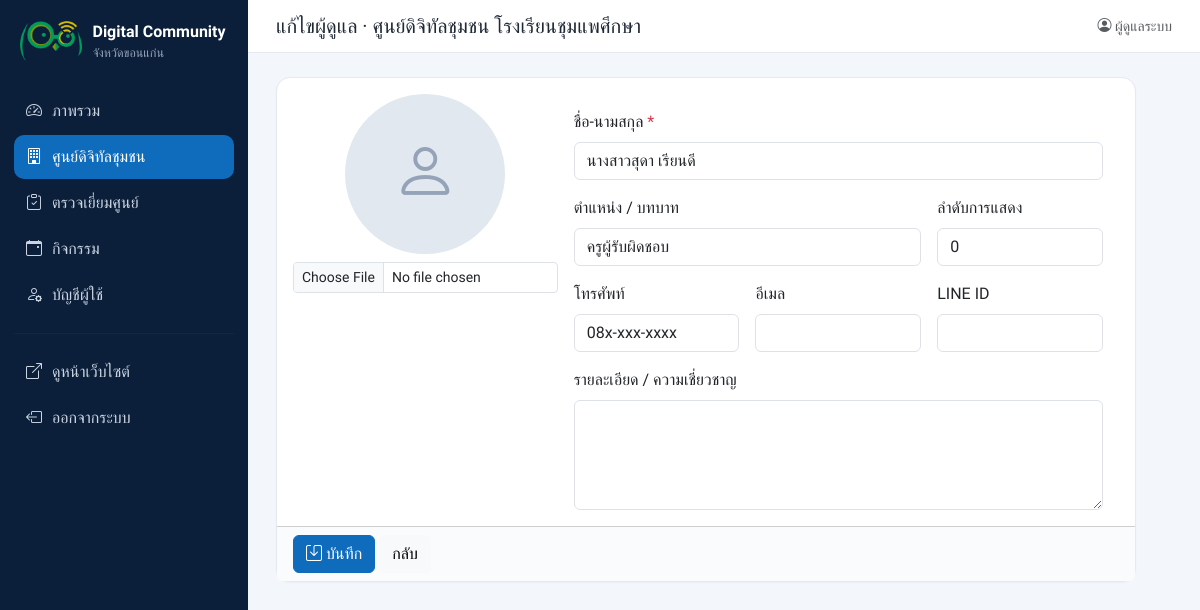
Screenshot of /admin/staff_form.php?id=2 (signed in) with the database file from the repository.
### tables this page shows
CREATE TABLE IF NOT EXISTS centers (
  id            INT UNSIGNED AUTO_INCREMENT PRIMARY KEY,
  code          VARCHAR(30)  NULL,                   
  name          VARCHAR(255) NOT NULL,
  center_type   VARCHAR(100) NOT NULL DEFAULT '',    
  house_no      VARCHAR(30)  NOT NULL DEFAULT '',    
  moo           VARCHAR(10)  NOT NULL DEFAULT '',    
  address       VARCHAR(255) NOT NULL DEFAULT '',    
  village       VARCHAR(100) NOT NULL DEFAULT '',
  subdistrict   VARCHAR(100) NOT NULL DEFAULT '',
  district      VARCHAR(100) NOT NULL DEFAULT '',
  province      VARCHAR(100) NOT NULL DEFAULT 'ขอนแก่น',
  postcode      VARCHAR(10)  NOT NULL DEFAULT '',
  lat           DECIMAL(10,7) NULL,
  lng           DECIMAL(10,7) NULL,
  phone         VARCHAR(50)  NOT NULL DEFAULT '',
  email         VARCHAR(150) NOT NULL DEFAULT '',
  facebook      VARCHAR(255) NOT NULL DEFAULT '',
  open_hours    VARCHAR(150) NOT NULL DEFAULT '',
  services      TEXT NULL,                           
  description   TEXT NULL,
  cover_image   VARCHAR(255) NOT NULL DEFAULT '',
  is_active     TINYINT(1)   NOT NULL DEFAULT 1,
  created_at    DATETIME     NOT NULL DEFAULT CURRENT_TIMESTAMP,
  updated_at    DATETIME     NOT NULL DEFAULT CURRENT_TIMESTAMP ON UPDATE CURRENT_TIMESTAMP,
  UNIQUE KEY uq_code (code),
  KEY idx_district (district)
);

CREATE TABLE IF NOT EXISTS center_staff (
  id          INT UNSIGNED AUTO_INCREMENT PRIMARY KEY,
  center_id   INT UNSIGNED NOT NULL,
  name        VARCHAR(150) NOT NULL,
  position    VARCHAR(150) NOT NULL DEFAULT '',
  phone       VARCHAR(50)  NOT NULL DEFAULT '',
  email       VARCHAR(150) NOT NULL DEFAULT '',
  line_id     VARCHAR(100) NOT NULL DEFAULT '',
  bio         TEXT NULL,
  photo       VARCHAR(255) NOT NULL DEFAULT '',
  sort_order  INT NOT NULL DEFAULT 0,
  created_at  DATETIME NOT NULL DEFAULT CURRENT_TIMESTAMP,
  CONSTRAINT fk_staff_center FOREIGN KEY (center_id) REFERENCES centers(id) ON DELETE CASCADE
);

### includes/functions.php (called while the page is built, shortened)
<?php
function h($s): string
{
    return htmlspecialchars((string)$s, ENT_QUOTES, 'UTF-8');
}
function int_param(string $key, int $default = 0): int
{
    $v = $_GET[$key] ?? $_POST[$key] ?? $default;
    return is_numeric($v) ? (int)$v : $default;
}
function current_user(): ?array
{
    return $_SESSION['user'] ?? null;
}
function require_login(): array
{
    $u = current_user();
    return $u;
}

### admin/staff_form.php (the view, shortened to what this page needs)
<?php
require_once __DIR__ . '/../includes/functions.php';
$pdo = db();
$id = int_param('id');
$fields = ['name', 'position', 'phone', 'email', 'line_id', 'bio'];
$s = array_fill_keys($fields, '') + ['photo' => '', 'sort_order' => 0, 'center_id' => int_param('center_id')];
if ($id) {
    $st = $pdo->prepare('SELECT * FROM center_staff WHERE id = ?');
    $st->execute([$id]);
    $s = $st->fetch() ?: redirect('centers.php');
}
$st = $pdo->prepare('SELECT id, name FROM centers WHERE id = ?');
$st->execute([$s['center_id']]);
$center = $st->fetch();
$centerId = (int)$center['id'];
$pageTitle = ($id ? 'แก้ไขผู้ดูแล' : 'เพิ่มผู้ดูแล') . ' · ' . $center['name'];
$active = 'centers';
require __DIR__ . '/partials/header.php';
?>
<form method="post" enctype="multipart/form-data" class="card" style="max-width:860px">
  <div class="card-body row g-3">
    <div class="col-md-4 text-center">
      <?php if ($s['photo']): ?>
        <img src="../<?= h(upload_url($s['photo'])) ?>" class="staff-photo-lg mb-2" alt="">
        <div class="form-check d-inline-block mb-2"><input class="form-check-input" type="checkbox" name="remove_photo" id="rp">
          <label class="form-check-label small" for="rp">ลบรูป</label></div>
      <?php else: ?>
        <span class="staff-photo-lg avatar-empty mb-2"><i class="bi bi-person"></i></span>
      <?php endif; ?>
      <input type="file" name="photo" accept="image/*" class="form-control form-control-sm" data-preview="photoNew">
    </div>
    <div class="col-md-8 row g-3 align-content-start">
      <div class="col-12"><label class="form-label">ชื่อ-นามสกุล <span class="text-danger">*</span></label>
        <input name="name" class="form-control" required value="<?= h($s['name']) ?>"></div>
      <div class="col-md-8"><label class="form-label">ตำแหน่ง / บทบาท</label>
        <input name="position" class="form-control" value="<?= h($s['position']) ?>" placeholder="เช่น ผู้ดูแลศูนย์, อาสาสมัคร"></div>
      <div class="col-md-4"><label class="form-label">ลำดับการแสดง</label>
        <input name="sort_order" type="number" class="form-control" value="<?= (int)$s['sort_order'] ?>"></div>
      <div class="col-md-4"><label class="form-label">โทรศัพท์</label>
        <input name="phone" class="form-control" value="<?= h($s['phone']) ?>"></div>
      <div class="col-md-4"><label class="form-label">อีเมล</label>
        <input name="email" type="email" class="form-control" value="<?= h($s['email']) ?>"></div>
      <div class="col-md-4"><label class="form-label">LINE ID</label>
        <input name="line_id" class="form-control" value="<?= h($s['line_id']) ?>"></div>
      <div class="col-12"><label class="form-label">รายละเอียด / ความเชี่ยวชาญ</label>
        <textarea name="bio" rows="4" class="form-control"><?= h($s['bio']) ?></textarea></div>
    </div>
  </div>
  <div class="card-footer">
    <button class="btn btn-primary"><i class="bi bi-save"></i> บันทึก</button>
    <a href="center_form.php?id=<?= $centerId ?>#staff" class="btn btn-light">กลับ</a>
  </div>
</form>
<?php require __DIR__ . '/partials/footer.php'; ?>

### admin/partials/header.php (shortened to what this page needs)
<?php
$user = require_login();
$pageTitle = $pageTitle ?? 'ระบบจัดการ';
$active = $active ?? '';
$nav = [
    'dashboard'  => ['index.php', 'bi-speedometer2', 'ภาพรวม'],
    'centers'    => ['centers.php', 'bi-building', 'ศูนย์ดิจิทัลชุมชน'],
    'visits'     => ['visits.php', 'bi-clipboard-check', 'ตรวจเยี่ยมศูนย์'],
    'activities' => ['activities.php', 'bi-calendar-event', 'กิจกรรม'],
    'account'    => ['account.php', 'bi-person-gear', 'บัญชีผู้ใช้'],
];
?><!doctype html>
<html lang="th">
<head>
<link href="https://cdn.jsdelivr.net/npm/bootstrap@5.3.3/dist/css/bootstrap.min.css" rel="stylesheet">
<link href="https://cdn.jsdelivr.net/npm/bootstrap-icons@1.11.3/font/bootstrap-icons.min.css" rel="stylesheet">
<link href="https://cdnjs.cloudflare.com/ajax/libs/leaflet/1.9.4/leaflet.min.css" rel="stylesheet">
<link href="../assets/css/admin.css" rel="stylesheet">
</head>
<body>
<div class="admin-wrap">
  <aside class="sidebar" id="sidebar">
    <a class="brand" href="index.php">
      <img class="brand-mark" src="../assets/img/logo.png" alt="">
      <span><strong>Digital Community</strong><small>จังหวัด<?= h(PROVINCE) ?></small></span>
    </a>
    <nav>
      <?php foreach ($nav as $key => [$href, $icon, $label]): ?>
        <a href="<?= $href ?>" class="<?= $active === $key ? 'active' : '' ?>"><i class="bi <?= $icon ?>"></i><?= h($label) ?></a>
      <?php endforeach; ?>
      <hr>
      <a href="../digital.html" target="_blank"><i class="bi bi-box-arrow-up-right"></i>ดูหน้าเว็บไซต์</a>
      <a href="logout.php"><i class="bi bi-box-arrow-left"></i>ออกจากระบบ</a>
    </nav>
  </aside>
  <main class="content">
    <header class="topbar">
      <h1 class="h5 mb-0"><?= h($pageTitle) ?></h1>
      <div class="ms-auto small text-muted"><i class="bi bi-person-circle"></i> <?= h($user['fullname'] ?: $user['username']) ?></div>
    </header>
    <div class="content-body">

### assets/css/admin.css (style rules this page uses)
:root { --brand:#0f6cbd;--brand-2:#14b8a6;--ink:#1f2937;--side:#0b1f3a }
body { font-family:'Sarabun',system-ui,sans-serif;background:#f3f6fa;color:var(--ink) }
h1,h2,h3,h4,h5,.brand,.stat-num,.btn,.card-header { font-family:'Prompt','Sarabun',sans-serif }
.admin-wrap { display:flex;min-height:100vh }
.sidebar { width:248px;flex-shrink:0;background:var(--side);color:#cbd5e1;padding:20px 14px;position:sticky;top:0;height:100vh;overflow-y:auto }
.sidebar .brand { display:flex;gap:10px;align-items:center;color:#fff;text-decoration:none;margin-bottom:26px;padding:0 6px }
.sidebar .brand small { display:block;font-size:.78rem;color:#94a3b8;font-weight:400 }
.brand-mark { height:40px;width:auto;flex-shrink:0;object-fit:contain }
.sidebar nav a { display:flex;gap:10px;align-items:center;padding:10px 12px;border-radius:10px;color:#cbd5e1;text-decoration:none;margin-bottom:2px }
.sidebar nav a.active { background:var(--brand);color:#fff }
.sidebar hr { border-color:rgba(255,255,255,.12) }
.content { flex:1;min-width:0 }
.topbar { display:flex;gap:12px;align-items:center;padding:14px 28px;background:#fff;border-bottom:1px solid #e5e9f0;position:sticky;top:0;z-index:500 }
.content-body { padding:24px 28px 60px }
.card { border:1px solid #e5e9f0;border-radius:14px;box-shadow:0 1px 2px rgba(15,23,42,.04) }
.card-footer { background:#fafbfd }
.btn-primary { background:var(--brand);border-color:var(--brand) }
.avatar-empty { display:inline-grid;place-items:center;background:#e2e8f0;color:#94a3b8;font-size:1.8rem }
.staff-photo-lg { width:160px;height:160px;border-radius:50%;object-fit:cover;display:inline-grid;place-items:center;font-size:4rem }

### rows the page displays
centers: name "แก้ไขผู้ดูแล · ศูนย์ดิจิทัลชุมชน โรงเรียนชุมแพศึกษา"
center_staff: name "นางสาวสุดา เรียนดี", position "ครูผู้รับผิดชอบ", sort_order "0", phone "08x-xxx-xxxx"

### other values shown
PROVINCE "ขอนแก่น"
$label "ภาพรวม"
$label "ศูนย์ดิจิทัลชุมชน"
$label "ตรวจเยี่ยมศูนย์"
$label "กิจกรรม"
$label "บัญชีผู้ใช้"
$user['fullname'] ?: $user['username'] "ผู้ดูแลระบบ"
